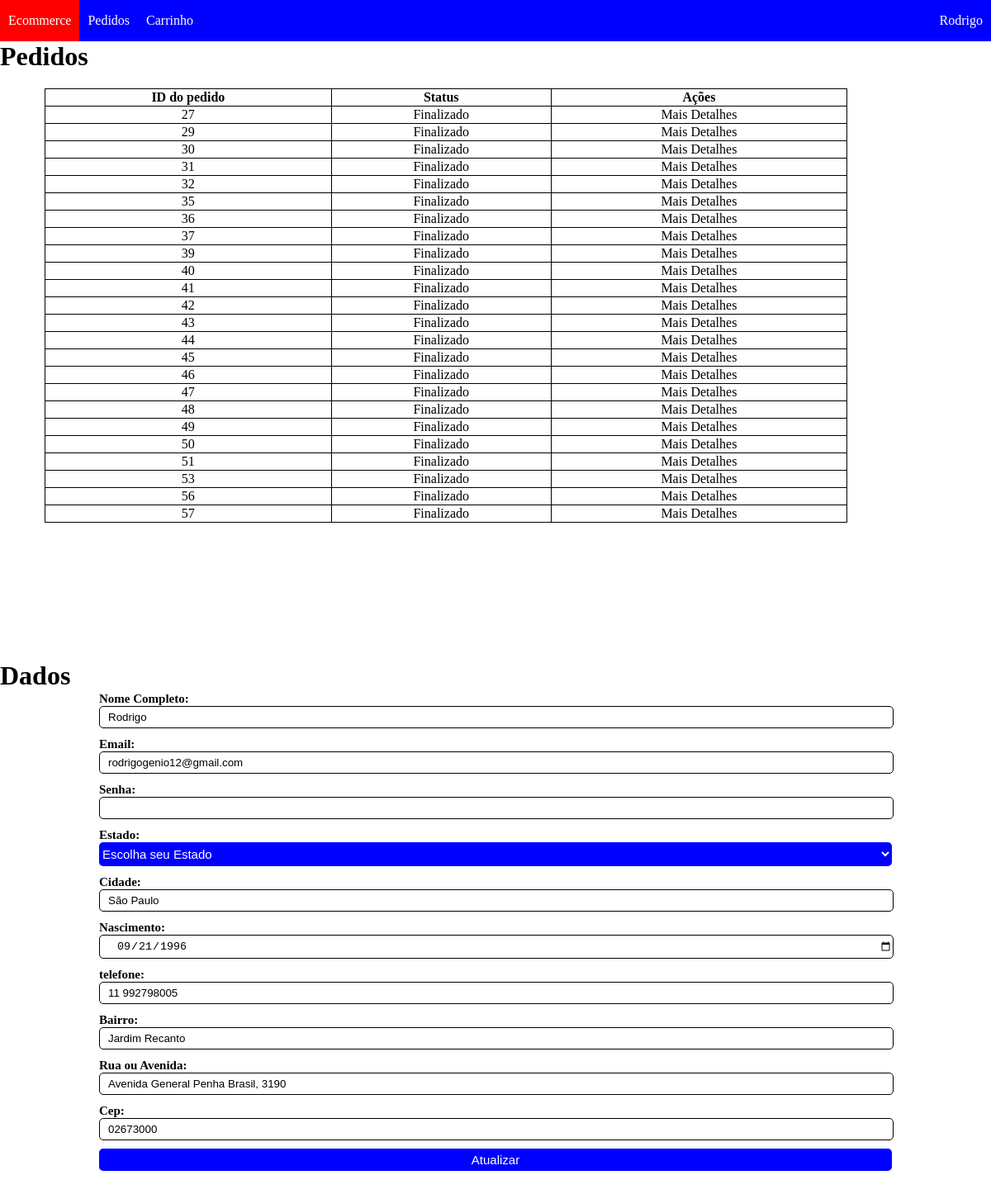
/public/dash-user.php (signed in), run on the app's committed database.
### tables this page shows
CREATE TABLE `Pedidos` (
  `id` int(11) NOT NULL AUTO_INCREMENT,
  `usuario_id` int(11) NOT NULL,
  `status_pedido` tinyint(4) NOT NULL DEFAULT '0',
  `meio_pagamento` varchar(45) NOT NULL DEFAULT 'default',
  `idPagamento` varchar(45) NOT NULL DEFAULT 'default',
  PRIMARY KEY (`id`),
  KEY `fk_Pedido_Usuarios1_idx` (`usuario_id`),
  CONSTRAINT `fk_Pedido_Usuarios1` FOREIGN KEY (`usuario_id`) REFERENCES `Usuarios` (`id`) ON DELETE NO ACTION ON UPDATE NO ACTION
);

CREATE TABLE `Usuarios` (
  `id` int(11) NOT NULL AUTO_INCREMENT,
  `nome` varchar(100) DEFAULT NULL,
  `endereco` varchar(100) DEFAULT NULL,
  `email` varchar(200) DEFAULT NULL,
  `bairro` varchar(100) DEFAULT NULL,
  `cidade` varchar(100) DEFAULT NULL,
  `nascimento` date DEFAULT NULL,
  `estado` char(2) DEFAULT NULL,
  `telefone` varchar(45) DEFAULT NULL,
  `cep` char(8) DEFAULT NULL,
  `senha` char(60) DEFAULT NULL,
  PRIMARY KEY (`id`),
  UNIQUE KEY `email_UNIQUE` (`email`)
);

### connection.php (called while the page is built, shortened)
<?php
class Database{
    private static $db="Ecommerce";
    private static $user="admin";
    private static $pass="admin";
    static function connect(){
        try{
            $conn = new PDO("mysql:dbname=".self::$db,self::$user,self::$pass,[
                PDO::MYSQL_ATTR_INIT_COMMAND => "SET NAMES utf8"
            ]);
            return $conn;
        }catch (PDOException $e) {
            echo 'Connection failed: ' . $e->getMessage();
        }
    }
    static function sql($query){
        return self::connect()->prepare($query);
    }
}
?>

### public/class/User.php (called while the page is built, shortened)
<?php
class User
{
    public function getUserInfo() : object
    {
        if (isset($_SESSION['userInfo']['email'])){
            $query = Database::sql("SELECT nome,email,bairro,cidade,nascimento,estado,telefone,
              cep,endereco,nascimento
              FROM Usuarios WHERE email = :email");
            $query->bindParam(":email",$_SESSION['userInfo']['email']);
            $query->execute();
            return $query->fetchObject();
        }else{
            return '{}';
        }
    }
    public function listarPedidos($userId)
    {
        $pedidos = Database::sql("SELECT id, status_pedido FROM Pedidos WHERE Pedidos.usuario_id = :userId");
        $pedidos->bindParam(':userId', $userId);
        $pedidos->execute();
        return $pedidos;
    }
}

### public/dash-user.php (the view, shortened to what this page needs)
<?php
    $user = new User;
    $pedidos = $user->listarPedidos($_SESSION['userInfo']['id']);
?>
<!DOCTYPE html>
<html lang="pt-br">
<head>
    <link rel="stylesheet" href="css/dash-user.css">
</head>
<body>
    <nav id="top-menu">
        <ul id="top-menu-left">
            <li><a href="/ecommerce" title="Leva a página incial">Ecommerce</a></li>
            <li><a href="#pedidos" title="Acompanhamento do adamento dos Produtos">Pedidos</a></li>
            <li><a href="/ecommerce/Carrinho">Carrinho</a></li>
        </ul>
        <ul id="top-menu-right">
            <li><a href="#">
            <?= $_SESSION['userInfo']['nome'] ?? 'Teste' ;?>
            </a></li>
        </ul>
    </nav>
    <div id="paginas">
        <div id="pedidos">
            <h1>Pedidos</h1>
            <table>
                <thead>
                    <th>ID do pedido</th>
                    <th>Status</th>
                    <th>Ações</th>
                </thead>
                <tbody>
                    <?php
                    foreach ($pedidos as $pedido):
                        ?>
                            <tr>
                                <td ><?=$pedido['id']?></td>
                                <td ><?=($pedido['status_pedido'])==1? "Finalizado": "Processando" ?></td>
                                <td><a href="pedido/<?=$pedido['id']?>">Mais Detalhes</a></td>
                            </tr>
                        <?php
                    endforeach;
                    ?>
                </tbody>
            </table>
        </div>
        <div id="editar">
            <h1>Dados</h1>
            <?php
                $userInfo = new User();
                $field = $userInfo->getUserInfo();
            ?>
            <form action="atualizar_dados_user.php" method="post" class="dados">
                <label for="nome">Nome Completo:</label>
                <input id="nome" type="text" name="nome" value="<?=$field->nome?>">
                <label for="email">Email:</label>
                <input id="email" type="email" name="email" value="<?=$field->email?>">
                <label for="current-pass">Senha:</label>
                <input name="current-pass" id="current-pass" type="password">
                <label for="estado">Estado:</label>
                <select name="estado" id="estado" required name="estado">
                    <option value="">Escolha seu Estado</option>
                </select>
                <label for="cidade">Cidade:</label>
                <input id="cidade" type="text" required name="cidade" value="<?=$field->cidade?>">
                <label for="birth">Nascimento:</label>
                <input id="birth" type="date" name="nascimento" value="<?=$field->nascimento?>">
                <label for="phone">telefone:</label>
                <input id="phone" type="text" name="telefone" value="<?=$field->telefone?>">
                <label for="bairro">Bairro:</label>
                <input id="bairro" type="text" required name="bairro" value="<?=$field->bairro?>">
                <label for="logradouro">Rua ou Avenida:</label>
                <input id="logradouro" type="text" required name="logradouro" value="<?=$field->endereco?>">
                <label for="cep">Cep:</label>
                <input id="cep" type="text"  maxlength="8" required name="cep" value="<?=$field->cep?>">
                <input type="submit" value="Atualizar">
            </form>
        </div>
    </div>
</body>
</html>

### public/css/dash-user.css (style rules this page uses)
table { width: 90%; margin-left: 5%; margin-top: 20px; }
table,th,tr,td { border:1px solid black; border-collapse: collapse; text-align: center; }
table a, table a:visited { text-decoration: none; color:#000; }
nav#top-menu { display: flex; position: fixed; top:0; width: 100%; flex-direction: row; height: 50px; justify-content: space-between; background: var(--dash-user-menu-top-bg); }
div#pedidos { height: calc(100vh); width: 90%; overflow-y: auto; }
div#editar { min-height: calc(100vh - 50px); }
div#pedidos h1 { padding-top: 50px; }
form.dados { width: 80%; margin: 0 auto; }
form.dados label, form.dados input, form.dados select { width:100%; margin:0; padding:0; border:none; }
form.dados input[type="text"], form.dados input[type="email"], form.dados input[type="password"], form.dados input[type="date"] { border: 1px solid black; border-radius: 5px; line-height: 25px; margin-bottom: 10px; text-indent: 10px; }
form.dados select, form.dados input[type="submit"] { margin-bottom: 10px; }
form.dados input[type="submit"], form.dados select { padding: 5px 0; font-size:15px; background: var(--dash-user-menu-top-bg); color:#fff; border-radius: 5px; }
form.dados label { font-weight: bold; font-size: 15px; }

### public/css/vars.css (style rules this page uses)
:root { --main-site-color: purple; --hover-color: yellow; --hover-text-color: black; --text-light: #fff; --text-dark:#000; --dash-admin-primary: #162447; --dash-admin-text-light: #fff; --dash-admin-text-dark: #000; --dash-user-menu-top-bg: blue; --dash-user-hover-text: #fff; --dash-user-hover-bg: red; }

### public/css/dash-top-menu.css (style rules this page uses)
body, ul , li, h1 { margin:0; padding: 0; list-style: none; }
#top-menu { display: flex; position: fixed; top:0; width: 100%; flex-direction: row; height: 50px; justify-content: space-between; background: var(--dash-admin-menu-top-bg); }
ul#top-menu-left li a { padding: 0 10px; }
ul#top-menu-left li a, ul#top-menu-left li { display: block; text-decoration: none; color: var(--text-light); }
ul#top-menu-left li { float: left; line-height: 50px; }
ul#top-menu-right li a { line-height: 50px; display: block; padding: 0 10px; text-decoration: none; color:#fff; }

### data on the page
pedidos: id "27", status_pedido "Finalizado"
pedidos: id "29", status_pedido "Finalizado"
pedidos: id "30", status_pedido "Finalizado"
pedidos: id "31", status_pedido "Finalizado"
pedidos: id "32", status_pedido "Finalizado"
pedidos: id "35", status_pedido "Finalizado"
pedidos: id "36", status_pedido "Finalizado"
pedidos: id "37", status_pedido "Finalizado"
pedidos: id "39", status_pedido "Finalizado"
pedidos: id "40", status_pedido "Finalizado"
pedidos: id "41", status_pedido "Finalizado"
pedidos: id "42", status_pedido "Finalizado"
pedidos: id "43", status_pedido "Finalizado"
pedidos: id "44", status_pedido "Finalizado"
pedidos: id "45", status_pedido "Finalizado"
pedidos: id "46", status_pedido "Finalizado"
pedidos: id "47", status_pedido "Finalizado"
pedidos: id "48", status_pedido "Finalizado"
pedidos: id "49", status_pedido "Finalizado"
pedidos: id "50", status_pedido "Finalizado"
pedidos: id "51", status_pedido "Finalizado"
pedidos: id "53", status_pedido "Finalizado"
pedidos: id "56", status_pedido "Finalizado"
pedidos: id "57", status_pedido "Finalizado"
usuarios: nome "Rodrigo", email "rodrigogenio12@gmail.com", cidade "São Paulo", nascimento "09/21/1996", telefone "11 992798005", bairro "Jardim Recanto", logradouro "Avenida General Penha Brasil, 3190", cep "02673000"

### other printed values
$_SESSION['userInfo']['nome'] "Rodrigo"
